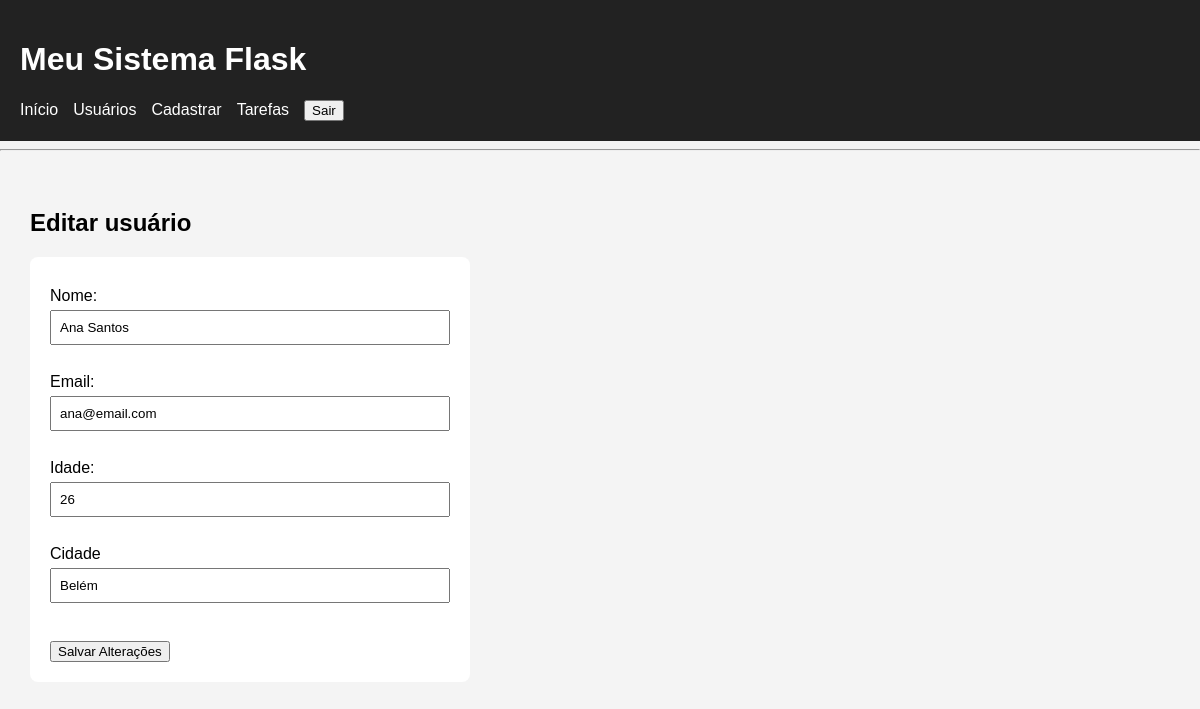
Page /usuarios/editar/2 (signed in) on the earlier database version.
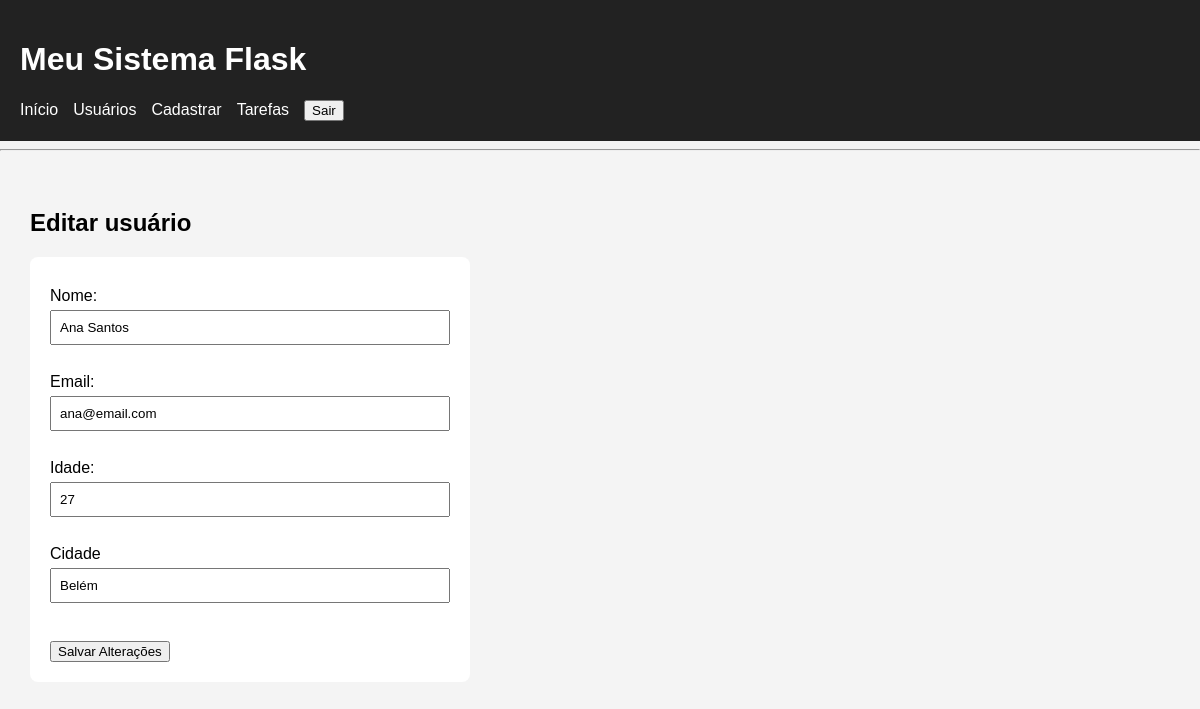
Same page on the later database version.
### tables this page shows
CREATE TABLE usuarios (
                       id  INTEGER PRIMARY KEY AUTOINCREMENT,
                       nome TEXT NOT NULL, 
                       email TEXT NOT NULL,
                       idade INTERGER,
                       cidade TEXT                       
                   );

### routes/usuarios.py (the view, shortened to what this page needs)
@usuarios_bp.route("/editar/<int:id>", methods=["GET", "POST"])
@login_required
def editar(id):
    usuario = buscar_usuario(id)
    if usuario is None:
        abort(404)
    usuario = buscar_usuario(id)
    if usuario is None:
        return abort(404)
    return render_template("editar.html", usuario=usuario)

### auth_utils.py (called while the page is built, shortened)
def login_required(funcao):
    @wraps(funcao)
    def verificar_login(*args, **kwargs):
        return funcao(*args, **kwargs)
    return verificar_login

### banco.py (called while the page is built)
def conectar():
    conexao = sqlite3.connect("banco.db")
    conexao.row_factory = sqlite3.Row
    conexao.execute(
        "PRAGMA foreign_keys = ON"
    )
    return conexao

def buscar_usuario(id):
    conexao = conectar()
    cursor = conexao.cursor()
    cursor.execute(
        "SELECT * FROM usuarios WHERE id = ?",
        (id,)
    )
    usuario = cursor.fetchone()
    conexao.close()
    return usuario

### templates/editar.html (shortened to what this page needs)
{% extends "base.html" %}
{% block conteudo %}
<h2>Editar usuário</h2>
<form method="POST" class="formulario">
    <label>Nome: </label>
    <input type="text" name="nome" value="{{usuario.nome}}">
    <br><br>
    <label>Email:</label>
    <input type="email" name="email" value="{{usuario.email}}">
    <br><br>
    <label>Idade:</label>
    <input type="number" name="idade" value="{{usuario.idade}}">
    <br><br>
    <label>Cidade</label>
    <input type="text" name="cidade" value="{{usuario.cidade}}">
    <br><br>
    <button type="submit">Salvar Alterações</button>
</form>
{% endblock %}

Differences in the rows shown:
changed usuarios "Ana Santos": idade "26" → "27"
